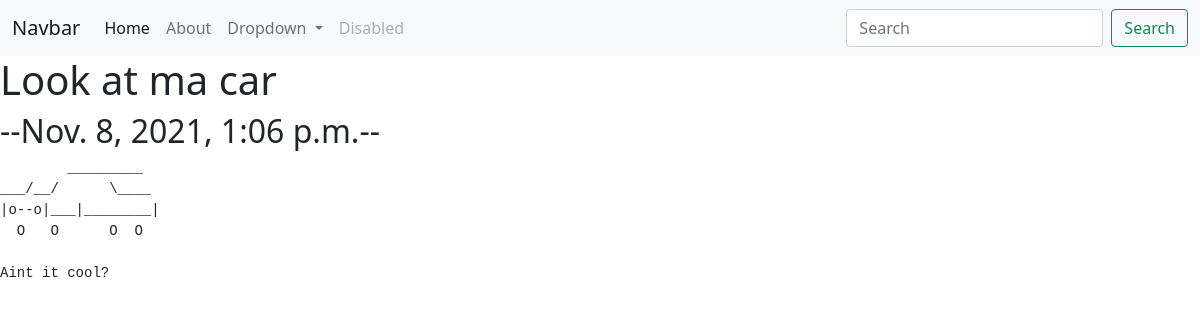
Page /blog/1/ on the committed database.
### blog/models.py (models this page shows, shortened)
class Blogpost(models.Model):
    title = models.CharField(max_length=100)
    creation_datetime = models.DateTimeField(auto_now_add=True)
    update_datetime = models.DateTimeField(auto_now=True)
    text = models.TextField()

### blog/views.py (the view)
# urls.py: path('<int:blog_id>/', views.detail, name='detail'),
def detail(request, blog_id):
    blog = get_object_or_404(Blogpost, pk=blog_id)
    return render(request, 'blog/detail.html', {'blog' : blog})

### blog/templates/blog/detail.html
{% extends 'portfolio/base.html' %}
{% block content %}
    <h1>{{ blog.title }}<h1>
    <h2>--{{ blog.creation_datetime }}--</h2>
    <pre>
        {{ blog.text|safe }}
    </pre>
{% endblock %}

### rows in the picture
Blogpost: title "Look at ma car", creation_datetime "Nov. 8, 2021, 1:06 p.m.", text "_________ ___/__/ \\____ |o--o|___|________| O O O O Aint it cool?"
